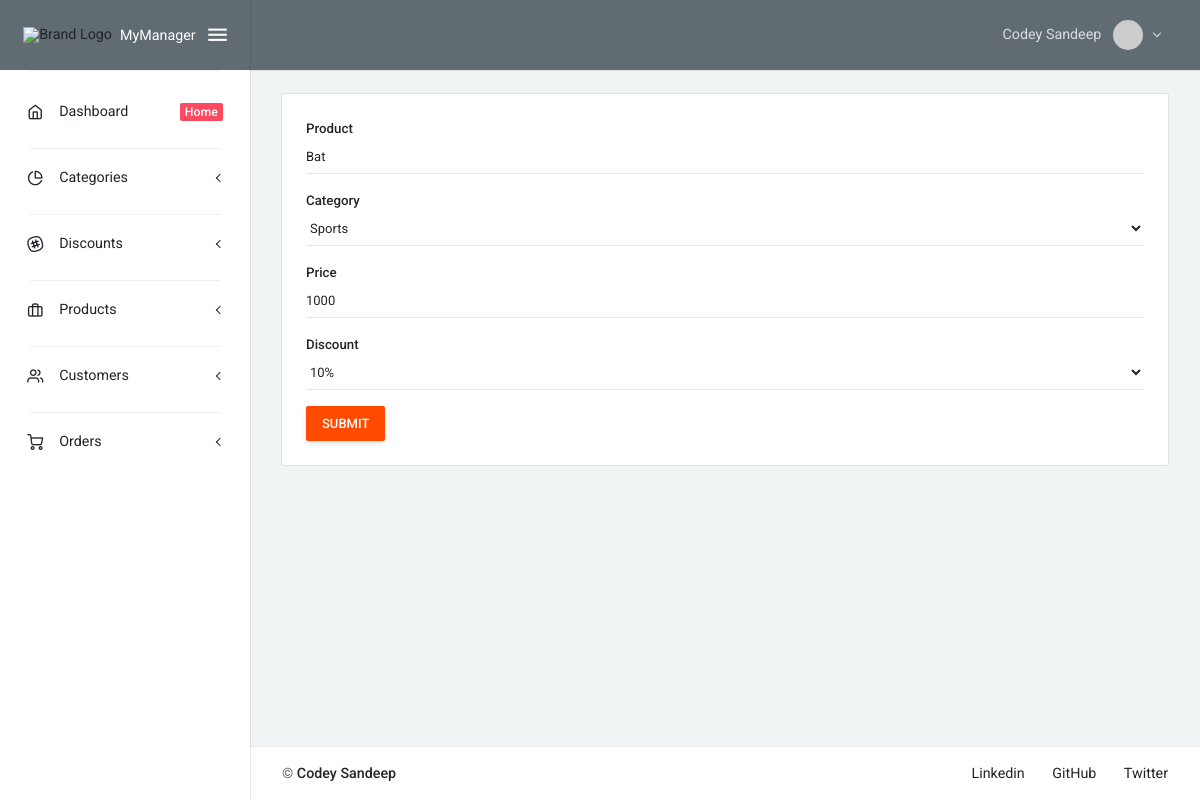
Screenshot of /update_product/1 (signed in) with the database file from the repository.
### cmsApp/models.py (models this page shows, shortened)
class Product(models.Model):
    id = models.AutoField(primary_key=True)
    title = models.CharField(max_length=235, null=True)
    category = models.ForeignKey(Category, on_delete=models.CASCADE)
    price = models.PositiveIntegerField(default=0)
    discount = models.ForeignKey(Discount, on_delete=models.CASCADE)
    date_created = models.DateTimeField(auto_now_add=True)
    class Meta:
        verbose_name_plural = "3. Total Products"

### cmsApp/views.py (the view)
@login_required(login_url="login_page")
def UpdateProductPageView(request, product_id):
    product = Product.objects.get(id=product_id)
    form = ProductForm(instance=product)
    if request.method == 'POST':
        form = ProductForm(request.POST, instance=product)
        if form.is_valid():
            form.save()
            messages.success(request, "Product updated successfully.")
            return redirect('products_page')
    context = {
        "form": form,
    }
    return render(request, 'form.html', context)

### cmsApp/forms.py
class ProductForm(forms.ModelForm):
    class Meta:
        model = Product
        fields = '__all__'
        widgets = {
            "title": forms.TextInput(attrs={"class": "form-control", "placeholder": "Ex - Cricket Bat"}),
            "category": forms.Select(attrs={"class": "form-control"}),
            "price": forms.TextInput(attrs={"class": "form-control", "placeholder": "Ex- 999"}),
            "discount": forms.Select(attrs={"class": "form-control"}),
        }
        labels = {
            'title': 'Product',
            'category': 'Category',
            'price': 'Price',
            'discount': 'Discount',
        }

### cmsApp/models.py (called while the page is built)
    def __str__(self):
        return self.title

    def __str__(self):
        return self.title

### cmsApp/templates/form.html (shortened to what this page needs)
{% extends 'base.html' %}
{% block body %}
<div class="card mb-4">
    <div class="card-body">
        <form method="post">
            {% for field in form %}
            <div class="form-group">
                <label class="form-label">{{field.label}}</label>
                {{field}}
            </div>
            {% endfor %}
            <button type="submit" class="btn btn-primary">Submit</button>
        </form>
    </div>
</div>
{% endblock body %}

### templates/components/navbar.html (shortened to what this page needs)
{% load static %}
<nav class="layout-navbar navbar navbar-expand-lg align-items-lg-center bg-dark container-p-x" id="layout-navbar">
    <div class="navbar-collapse collapse" id="layout-navbar-collapse">
        <div class="navbar-nav align-items-lg-center ml-auto nav-profile">
            <div class="demo-navbar-user nav-item dropdown">
                <a class="nav-link dropdown-toggle" href="#" data-toggle="dropdown">
                    {% if request.user.first_name and request.user.last_name %}
                    <span class="d-inline-flex flex-lg-row-reverse align-items-center align-middle">
                        <img src="https://i.pravatar.cc/300" alt="Random Image" class="d-block ui-w-30 rounded-circle">
                        <span class="px-1 mr-lg-2 ml-2 ml-lg-0">{{request.user.first_name}}
                            {{request.user.last_name}}</span>
                    </span>
                    {% else %}
                    <span class="d-inline-flex flex-lg-row-reverse align-items-center align-middle">
                        <img src="https://i.pravatar.cc/300" alt="Random Image" class="d-block ui-w-30 rounded-circle">
                        <span class="px-1 mr-lg-2 ml-2 ml-lg-0">Codey Sandeep</span>
                    </span>
                    {% endif %}
                </a>
            </div>
        </div>
    </div>
</nav>

### static/css/uikit.css (style rules this page uses)
.ui-w-30 { width: 30px !important; height: auto; }

### static/css/style.css (style rules this page uses)
.card { overflow: scroll; }

### rows the page displays
Product: form "Bat" "Sports" "1000" "10%"

### other values shown
{{ request.user.first_name }} "Codey"
{{ request.user.last_name }} "Sandeep"
{{ field.label }} "Product" "Category" "Price" "Discount"
